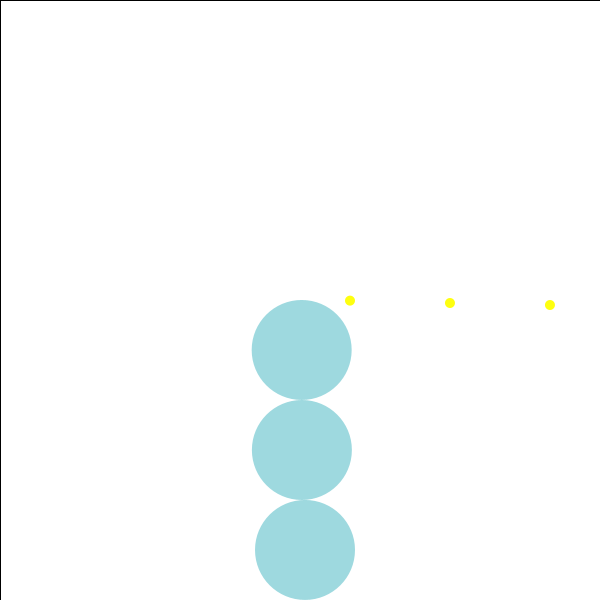
Frame 1 (no input)
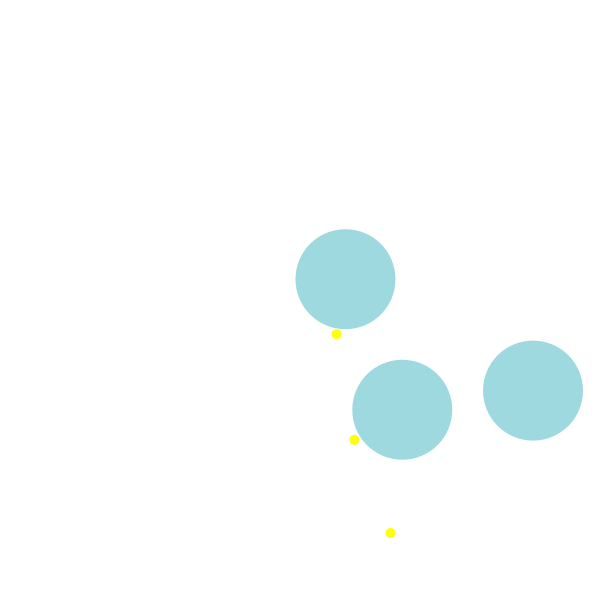
Frame 60 (the mouse pressed at the canvas centre just before this capture)
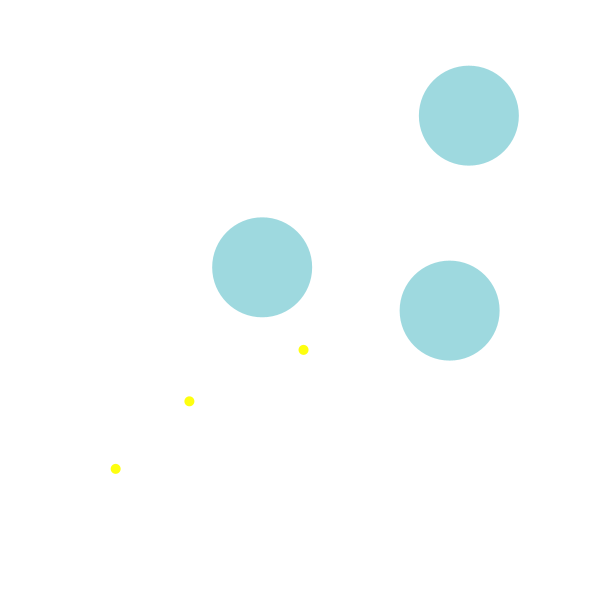
Frame 120 (the mouse held since frame 60 and released just before this capture)

The Processing sketch that drew these frames (run headless with seeded random() and noise(); from frame 60 on, the mouse is pressed at the canvas centre):

// Processing sketch: processing_137461
// ── processing_137461.pde

float x = 50;
float y2 = 50;

void setup(){
size(600, 600);
}

void draw(){
  fill(255);
  rect(0, 0, 600, 600);
  noStroke();
  fill(90, 190, 200, 150);
x = width/2 + 150 * sin( float(frameCount)/80 );
y2 = height/2 + 150 * cos( float(frameCount)/80 );

ellipse( x, y2, 100, 100);

;
x = width/2 + 250 * sin( float(frameCount)/50 );
y2 = height/2 + 250 * cos( float(frameCount)/50 );

ellipse( x, y2, 100, 100);

x = width/2 + 50 * sin( float(frameCount)/30 );
y2 = height/2 + 50 * cos( float(frameCount)/30 );

ellipse( x, y2, 100, 100);


fill(254, 255, 15);
x = width/2 + 50 * cos( float(frameCount)/80 );
y2 = height/2 + 50 * sin( float(frameCount)/80 );

ellipse( x, y2, 10, 10);

x = width/2 + 150 * cos( float(frameCount)/50 );
y2 = height/2 + 150 * sin( float(frameCount)/50 );

ellipse( x, y2, 10, 10);

x = width/2 + 250 * cos( float(frameCount)/50 );
y2 = height/2 + 250 * sin( float(frameCount)/50 );

ellipse( x, y2, 10, 10);

save("stuffhappening.tif");
}
